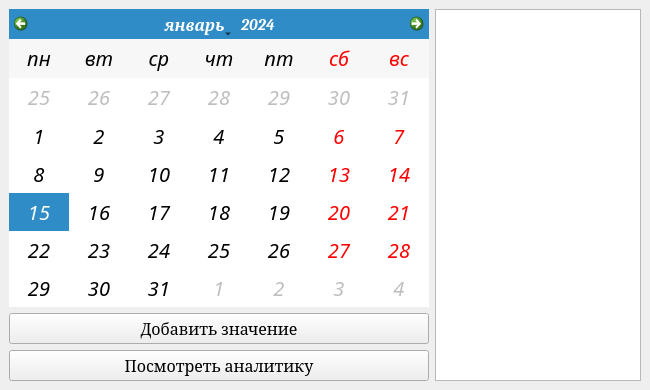
<?xml version="1.0" encoding="UTF-8"?>
<ui version="4.0">
 <class>MainWindow</class>
 <widget class="QMainWindow" name="MainWindow">
  <property name="geometry">
   <rect>
    <x>0</x>
    <y>0</y>
    <width>650</width>
    <height>390</height>
   </rect>
  </property>
  <property name="minimumSize">
   <size>
    <width>650</width>
    <height>390</height>
   </size>
  </property>
  <property name="font">
   <font>
    <family>Cambria</family>
    <pointsize>12</pointsize>
   </font>
  </property>
  <property name="windowTitle">
   <string>MoneyKeeper</string>
  </property>
  <property name="tabShape">
   <enum>QTabWidget::Rounded</enum>
  </property>
  <widget class="QWidget" name="centralwidget">
   <layout class="QHBoxLayout" name="horizontalLayout">
    <item>
     <layout class="QVBoxLayout" name="verticalLayout">
      <item>
       <widget class="QCalendarWidget" name="calendarWidget">
        <property name="font">
         <font>
          <family>Monotype Corsiva</family>
          <pointsize>15</pointsize>
          <italic>true</italic>
         </font>
        </property>
        <property name="locale">
         <locale language="Russian" country="Russia"/>
        </property>
        <property name="minimumDate">
         <date>
          <year>2019</year>
          <month>1</month>
          <day>1</day>
         </date>
        </property>
        <property name="maximumDate">
         <date>
          <year>2199</year>
          <month>12</month>
          <day>31</day>
         </date>
        </property>
        <property name="horizontalHeaderFormat">
         <enum>QCalendarWidget::ShortDayNames</enum>
        </property>
        <property name="verticalHeaderFormat">
         <enum>QCalendarWidget::NoVerticalHeader</enum>
        </property>
        <property name="navigationBarVisible">
         <bool>true</bool>
        </property>
        <property name="dateEditEnabled">
         <bool>true</bool>
        </property>
       </widget>
      </item>
      <item>
       <widget class="QPushButton" name="pushButton">
        <property name="text">
         <string>Добавить значение</string>
        </property>
       </widget>
      </item>
      <item>
       <widget class="QPushButton" name="pushButton_2">
        <property name="text">
         <string>Посмотреть аналитику</string>
        </property>
       </widget>
      </item>
     </layout>
    </item>
    <item>
     <widget class="QListWidget" name="listWidget">
      <property name="font">
       <font>
        <family>Cambria</family>
        <pointsize>15</pointsize>
       </font>
      </property>
     </widget>
    </item>
   </layout>
  </widget>
 </widget>
 <resources/>
 <connections/>
</ui>
